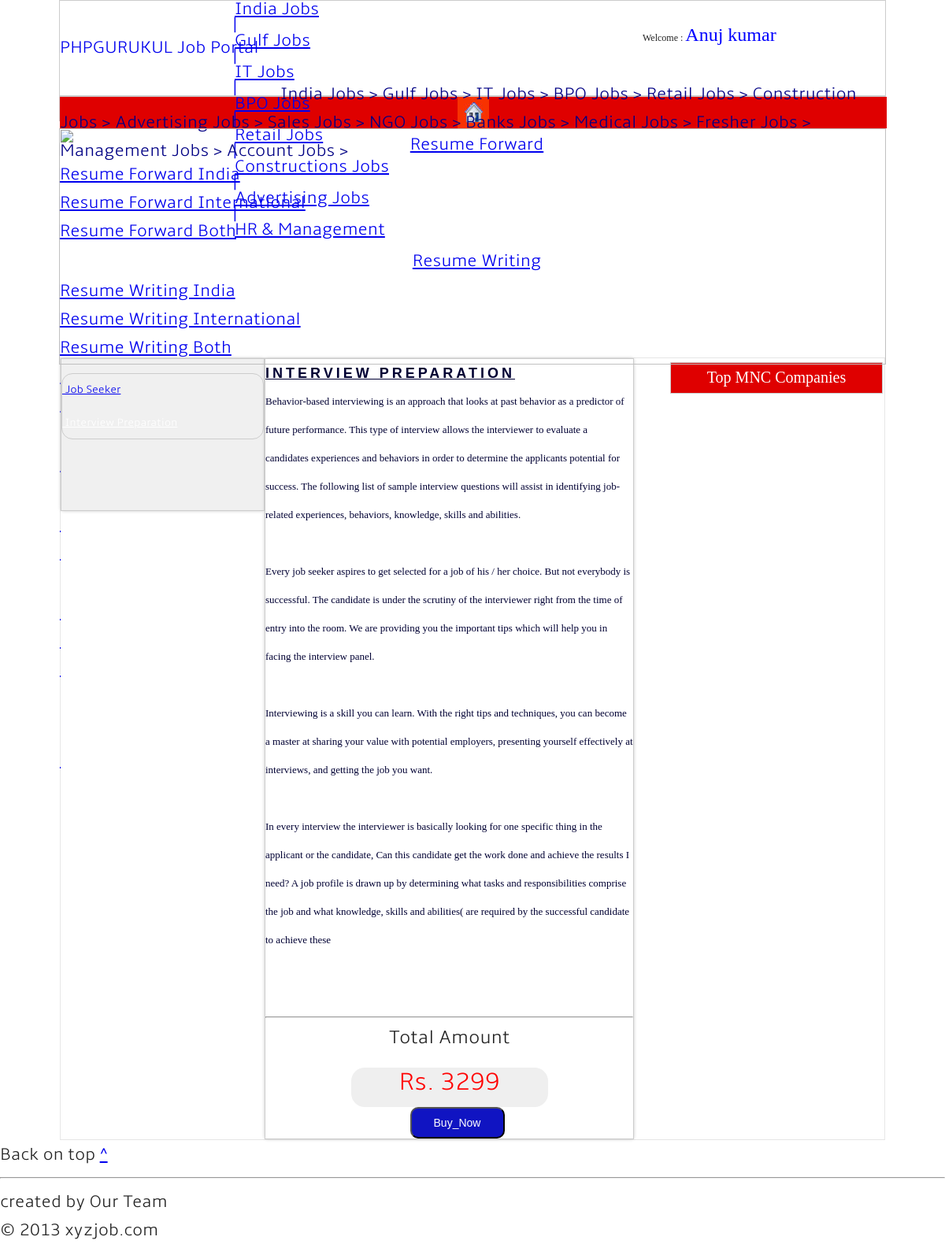
Page /InterviewPreparation.php (signed in) on the committed database.
### tables this page shows
CREATE TABLE IF NOT EXISTS `static` (
  `static_id` int(11) NOT NULL,
  `page` varchar(128) NOT NULL,
  `details` longtext NOT NULL
);

CREATE TABLE IF NOT EXISTS `resume_frwd_price` (
  `ser_no` int(11) NOT NULL,
  `ser_code` varchar(50) NOT NULL,
  `detail` varchar(200) NOT NULL,
  `price` int(100) NOT NULL
);

### InterviewPreparation.php (the view, shortened to what this page needs)
<!DOCTYPE html PUBLIC "-//W3C//DTD XHTML 1.0 Transitional//EN" "http://www.w3.org/TR/xhtml1/DTD/xhtml1-transitional.dtd">
<html xmlns="http://www.w3.org/1999/xhtml">
<head>
<link rel="stylesheet" href="css/style.css" type="text/css" />
</head>
<body style=" background-color:#FFFFFF;" >
<div style="width:100%; height:auto; border:solid 0px #990000;">
<div style="width:1050px;  height:auto; margin:auto; border:solid 0px #00FF00;">
<div style="width:1048px; height:120px; background-color:#FFFFFF; border:solid 1px #CCCCCC;">
<?php
	if(isset($_SESSION['EMAIL']))
	{
		include('myaccountheader.php');
	}
	else
	{
		include('header.php');
	}
?></div>
<div style="width:1048px; height:30px;background-color:#1B43E2; border:solid 1px #CCCCCC;">
<?php
	if(isset($_SESSION['EMAIL']))
	{
		include('ma_menu.php');
	}
	else
	{
		include('menu.php');
	}
?>
</div>
<div style="1050px; height:300px; border:solid 0px #999900;">
<img src="images/slider3.png" width="1050"  height="300"/>
</div>
<table style="width:1048px; height:auto; border:solid 1px #E6E6E6; margin:auto;">
  <tr><td>
		<table style=" border:#000000 0px solid;background-color:#FFFFFF; float:left; height:auto; width:1044px;">
		<tr>
		<td>
		<table style="width:255px; margin-top:0px;  background-color:#F0F0F0; font-size:14px; height:auto;border-radius: 4px; box-shadow: 0px 0px 4px #CCCCCC; float:left;  border: 1px #CCCCCC solid;">
	<tr><td>
	<table style="width:255px;margin-left:0px; margin-right:0px; margin-bottom:90px;margin-top:0px;">
	<tr>
	<td style="height:auto; border: 0px #CCCCCC solid; ">
<div style=" width:255px float:left; height:auto;  ">
<link rel="stylesheet" href="css_middle/style.css" type="text/css" />
<ul id="css3menu11" class="topmenu" style="margin-top:18px;;border-radius: 14px;width:255px;border: 1px #CCCCCC solid; margin-left:0px;">
	<li class="topfirst"><a href="JobSeeker.php" style="height:40px;line-height:40px; width:255px; border-radius:15px 15px 0px 0px;border:#000000 0px solid;"><div style="padding-left:0px;"><b> &nbsp;Job Seeker</b></div></a></li>
 <li style="height:2px;width:265px;"></li>
	<li class="toplast"><a href="InterviewPreparation.php" style="height:40px;  background-color:#000000; color:#FFFFFF; line-height:40px;width:255px;"><div style="padding-left:0px;"><b> &nbsp;Interview Preparation</b></div></a></li>
</ul></div>
	</td></tr>
	</table></td></tr>
		</table>
				<table style="width:467px; background-color:#FFFFFF; font-size:14px; height:auto;border-radius: 4px; box-shadow: 0px 0px 4px #CCCCCC; float:left;  border: 1px #CCCCCC solid;">
	<tr><td>
	<table style="width:467px;margin-left:0px; margin-right:0px; margin-bottom:0px;margin-top:0px;">
	<tr>
	<td style="height:auto; border: 0px #CCCCCC solid; ">
	 <?php
$server=mysql_query("select * from static where page='InterviewPreparation'");
while($get=mysql_fetch_array($server))
{
       echo $get['details'];
}
?></td></tr>
		<tr>
	<td style="height:auto; border: 0px #CCCCCC solid; " align="center">
	<hr />
	<strong style="width:255px; height:auto;border: 0px #CCCCCC solid; font-size:24px;" align="center"> <b>Total Amount</b></strong>
			<div style="width:250px; height:50px;border:solid 0px #999900;background-color:#EFEFEF; font-size:40px; border-radius:17px 17px 17px 17px;"align="center">
	<div style="width:200px; height:40px; margin-top:20px; border:#000000 0px solid;" align="center">
			<form method='post' action='data.php' name='frm1'>
					<?php include('dbconnection.php');
						$ser="Interview Preparation";
						$result=mysql_query("select * from resume_frwd_price where detail='$ser' ");
						$resume=array();
						while($data=mysql_fetch_array($result))
						{
					       $resume[]=$data;
						} ?>
						<font color='red' size='6'><b><?php foreach($resume as $res){ echo" Rs. $res[3]";} ?></b></font>
						<input type='hidden' name='service' value='<?php foreach($resume as $res){ echo $res[2];} ?>' /></div></div></p>
						<p align="center"><a href="data.php"><input type="submit" name="RF" value="Buy_Now" style=" color:#FFFFFF; margin-left:20px;font-family:Arial, Helvetica, sans-serif; background-color:#1014C2; border-radius:10px 10px 10px 10px; width:120px; height:40px; font-size:14px;"></a></p></td>
	</div></div>
		<table style="width:270px;  float:right; height:auto;border: 0px #000 solid;" align="right">
		<tr style="width:270px; height:18px;border: 0px #F3F3F3 solid;">
		<td style="border:#000000 0px solid;" ><div style=" width:270px;background-color:#FFFFFF; float:left; height:60px;  border:solid 0px #999900;"><table style="width:270px; height:40px; border:solid 1px #CCCCCC; color:#FFFFFF; margin-top:5px; background-color:#DF0000; font-size:20px; font-family:Comic Sans MS;"><font style="margin-left:0px; ">
<tr style="width:270px; "align="center"><td><b>Top MNC Companies</b></td></tr></font> </table>
</div>
</td>
</tr>
		</table>
<div style="width:100%; height:auto; margin:auto; border:solid 0px #000000;">
<?php include('footer.php');?>
</div>
</body>
</html>

### style.css (style rules this page uses)
html, body, div, span, applet, object, iframe, h1, h2, h3, h4, h5, h6, p, blockquote, pre, a, abbr, acronym, address, big, cite, code, del, dfn, em, img, ins, kbd, q, s, samp, small, strike, strong, sub, sup, tt, var, b, u, i, center, dl, dt, dd, ol, ul, li, fieldset, form, label, legend, table, caption, tbody, tfoot, thead, tr, th, td, article, aside, canvas, details, embed, figure, figcaption, footer, header, hgroup, menu, nav, output, ruby, section, summary, time, mark, audio, video { margin: 0; padding: 0; border: 0; font-size: 100%; font: inherit; vertical-align: baseline; }
body { line-height: 1; }
ol, ul { list-style: none; }
table { border-collapse: collapse; border-spacing: 0; }
body { font-family: 'amblelight'; font-size: 22px; line-height: 36px; font-weight:300; color:#222222; }
h1,h2,h3,h4,h5 { font-family: 'Raleway', sans-serif; font-weight:900; letter-spacing:4px; text-transform:uppercase; }

### rows in the picture
static: details "INTERVIEW PREPARATION Behavior-based interviewing is an approach that looks at past behavior as a predictor of future performance. This type of interview allows the interviewer to evaluate a candidates experiences and behaviors in order to determine the applicants potential for success. The following list of sample interview questions will assist in identifying job-related experiences, behaviors, knowledge, skills and abilities. Every job seeker aspires to get selected for a job of his / her choice. But not everybody is successful. The candidate is under the scrutiny of the interviewer right from the time of entry into the room. We are providing you the important tips which will help you in…"
resume_frwd_price: price "3299"

### other values in the picture
$name "Anuj kumar"
